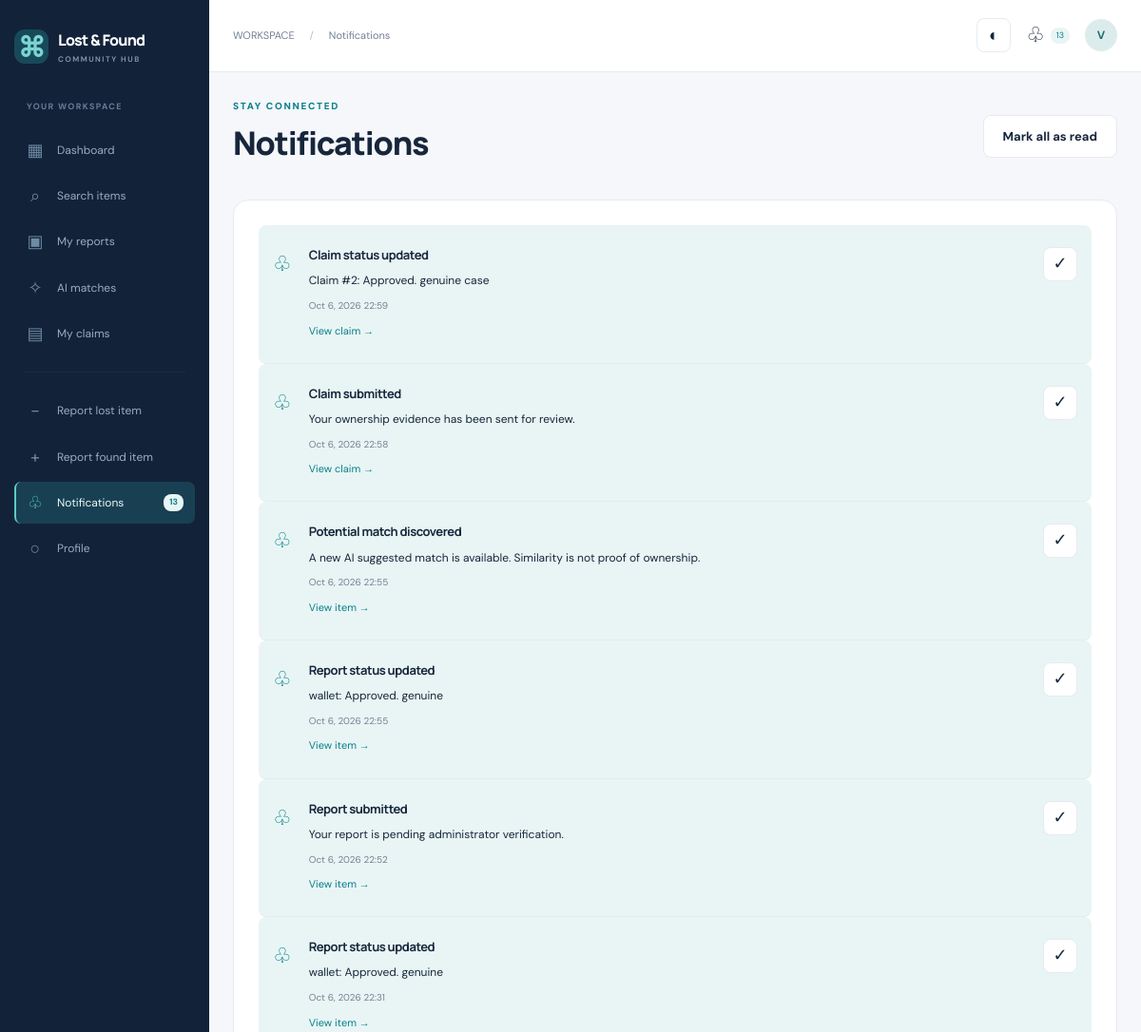
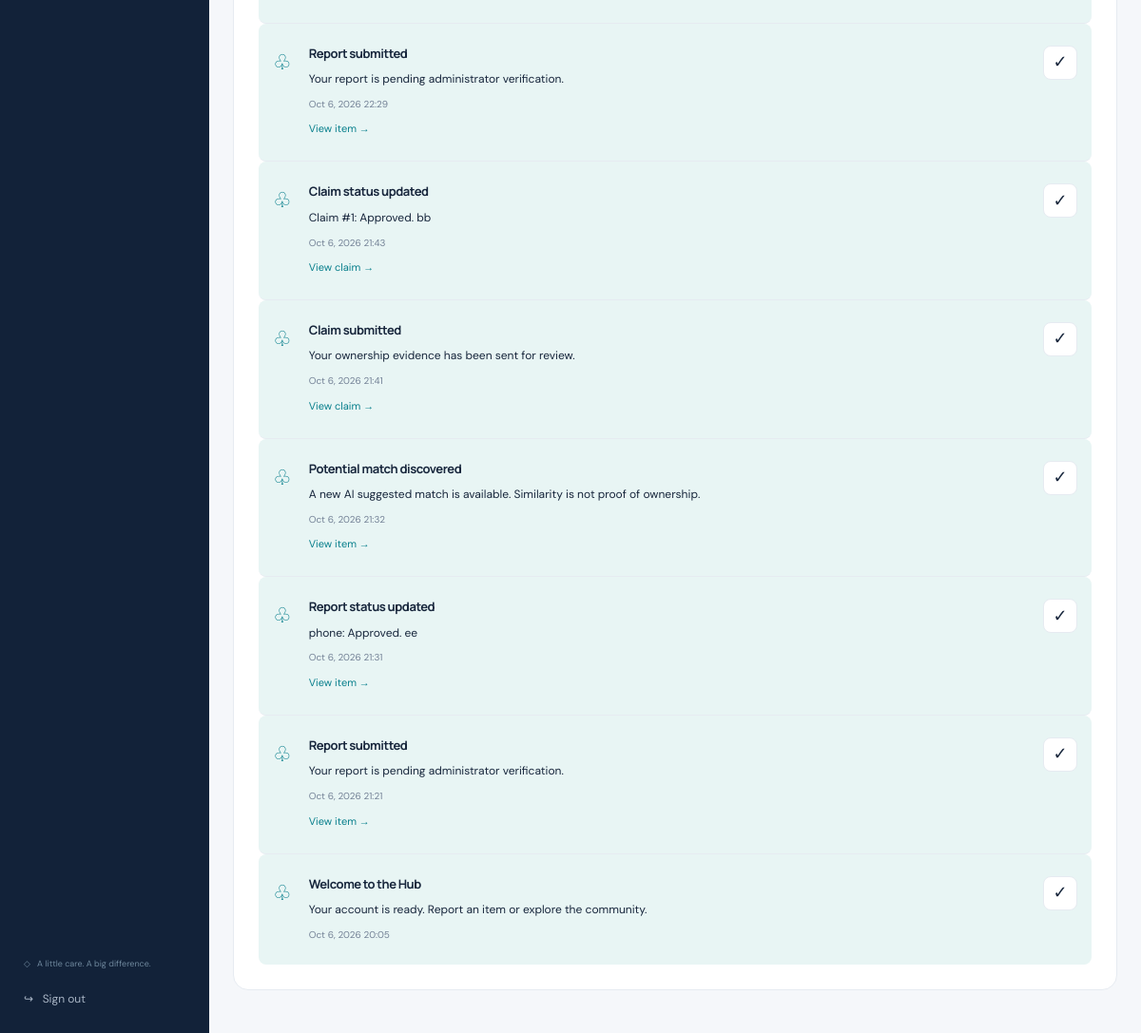
Page /notifications/ (signed in) on the committed database (2 pictures, top to bottom).
### accounts/models.py (models this page shows, shortened)
class User(AbstractUser):
    email = models.EmailField(unique=True)
    full_name = models.CharField(max_length=150)
    phone = models.CharField(
        max_length=20,
        validators=[
            RegexValidator(r"^\+?[0-9 ()-]{7,20}$", "Enter a valid phone number.")
        ],
    )
    avatar = models.ImageField(upload_to=upload_path, blank=True)

### notifications/models.py (models this page shows)
class Notification(models.Model):
    user = models.ForeignKey(
        settings.AUTH_USER_MODEL, on_delete=models.CASCADE, related_name="notifications"
    )
    title = models.CharField(max_length=160)
    message = models.TextField()
    notification_type = models.CharField(max_length=30, default="SYSTEM")
    related_item = models.ForeignKey(
        "items.Item", null=True, blank=True, on_delete=models.SET_NULL
    )
    related_claim = models.ForeignKey(
        "claims.Claim", null=True, blank=True, on_delete=models.SET_NULL
    )
    is_read = models.BooleanField(default=False)
    created_at = models.DateTimeField(auto_now_add=True)
    class Meta:
        ordering = ["-created_at"]

### notifications/views.py (the view)
# urls.py: path("notifications/", notifications.inbox, name="notifications"),
@login_required
def inbox(request):
    return render(
        request,
        "notifications/list.html",
        {
            "title": "Notifications",
            "page_obj": Paginator(request.user.notifications.all(), 20).get_page(
                request.GET.get("page")
            ),
        },
    )

### claims/models.py (called while the page is built)
    def get_absolute_url(self):
        return reverse("claim_detail", args=[self.pk])

### items/models.py (called while the page is built)
    def get_absolute_url(self):
        return reverse("item_detail", args=[self.pk])

### notifications/context_processors.py (called while the page is built)
def inbox(request):
    if not request.user.is_authenticated:
        return {}
    notes = request.user.notifications.filter(is_read=False)
    return {"unread_count": notes.count(), "inbox_preview": notes[:4]}

### templates/notifications/list.html
{% extends 'base.html' %}{% block content %}<div class="page-heading"><div><div class="eyebrow">STAY CONNECTED</div><h1>Notifications</h1></div><form method="post" action="{% url 'notifications_read_all' %}" class="ajax-read">{% csrf_token %}<button class="button secondary">Mark all as read</button></form></div><section class="panel">{% for note in page_obj %}<article class="notification {% if not note.is_read %}unread{% endif %}"><span class="notification-icon">♧</span><div><h3>{{ note.title }}</h3><p>{{ note.message }}</p><small>{{ note.created_at|date:'M j, Y H:i' }}</small>{% if note.related_claim %}<a href="{{ note.related_claim.get_absolute_url }}">View claim →</a>{% elif note.related_item %}<a href="{{ note.related_item.get_absolute_url }}">View item →</a>{% endif %}</div>{% if not note.is_read %}<form method="post" action="{% url 'notification_read' note.pk %}" class="ajax-read">{% csrf_token %}<button class="icon-button" aria-label="Mark {{ note.title }} as read">✓</button></form>{% endif %}</article>{% empty %}<div class="empty"><span>♧</span><h2>All quiet for now</h2><p>Your report and claim updates will arrive here.</p></div>{% endfor %}</section>{% include 'components/pagination.html' %}{% endblock %}

### templates/base.html (shortened to what this page needs)
{% load static %}<!doctype html>
<html lang="en"><head><meta charset="utf-8"><meta name="viewport" content="width=device-width,initial-scale=1">
<link rel="stylesheet" href="{% static 'css/main.css' %}"><script src="{% static 'js/main.js' %}" defer></script></head>
<body><a class="skip" href="#main">Skip to content</a>
{% if user.is_authenticated %}
<aside class="sidebar" id="sidebar"><a class="brand" href="{% url 'dashboard' %}"><span class="brand-mark">⌘</span><span>Lost & Found<span class="brand-sub">COMMUNITY HUB</span></span></a>
<button class="drawer-close" aria-label="Close navigation">×</button><div class="workspace-label">{% if user.is_staff %}ADMINISTRATION{% else %}YOUR WORKSPACE{% endif %}</div>
<nav aria-label="Workspace">
{% if user.is_staff %}
<a href="{% url 'admin_dashboard' %}"><span>▦</span> Overview</a><a href="{% url 'admin_users' %}"><span>♙</span> Manage users</a>
<a href="{% url 'admin_items' %}?type=LOST"><span>⌕</span> Lost reports</a><a href="{% url 'admin_items' %}?type=FOUND"><span>◇</span> Found reports</a>
<a href="{% url 'admin_claims' %}"><span>▤</span> Review claims</a><a href="{% url 'admin_categories' %}"><span>⊞</span> Categories</a>
<a href="{% url 'image_search' %}"><span>✧</span> AI matches</a><a href="{% url 'reports' %}"><span>▥</span> Reports & insights</a>
<a href="{% url 'admin_notifications' %}"><span>♧</span> Send notifications</a><a href="{% url 'audit_logs' %}"><span>≡</span> Audit trail</a>
<a href="{% url 'system_settings' %}"><span>⚙</span> Settings</a>
{% else %}
<a href="{% url 'dashboard' %}"><span>▦</span> Dashboard</a><a href="{% url 'item_list' %}"><span>⌕</span> Search items</a>
<a href="{% url 'my_items' %}"><span>▣</span> My reports</a><a href="{% url 'image_search' %}"><span>✧</span> AI matches</a>
<a href="{% url 'claim_list' %}"><span>▤</span> My claims</a>
<div class="nav-divider"></div><a href="{% url 'report_item' 'LOST' %}"><span>−</span> Report lost item</a><a href="{% url 'report_item' 'FOUND' %}"><span>+</span> Report found item</a>
{% endif %}
<a href="{% url 'notifications' %}"><span>♧</span> Notifications <b class="count">{{ unread_count }}</b></a><a href="{% url 'profile' %}"><span>○</span> Profile</a>
</nav><div class="sidebar-bottom"><div class="safe-label">◇ &nbsp; A little care. A big difference.</div><form method="post" action="{% url 'logout' %}">{% csrf_token %}<button class="logout">↪ &nbsp; Sign out</button></form></div></aside>
<div class="app-shell"><header class="topbar"><span class="breadcrumb">WORKSPACE <span>/</span> {{ title }}</span><div class="top-actions"><button class="theme-toggle icon-button" aria-label="Switch color theme">◐</button>
<details class="inbox-menu"><summary aria-label="Open notifications">♧ <span class="count unread-count">{{ unread_count }}</span></summary></details>
<a class="avatar" href="{% url 'profile' %}" aria-label="Your profile">{{ user.username|slice:":1"|upper }}</a></div></header>
{% endif %}
<main id="main" class="{% if user.is_authenticated %}main-content{% else %}public-main{% endif %}">{% block content %}{% endblock %}</main>
{% if user.is_authenticated %}</div>{% else %}<footer><a class="brand" href="{% url 'home' %}">⌘ &nbsp; Lost & Found Hub</a><p>Bringing belongings back. Bringing people together.</p><a href="{% url 'privacy' %}">Terms & privacy</a><span>LOST & FOUND ITEM MANAGEMENT SYSTEM</span></footer>{% endif %}
{% block scripts %}{% endblock %}</body></html>

### rows in the picture
User: username "V"
Notification: title "Claim status updated", message "Claim #2: Approved. genuine case", created_at "Oct 6, 2026 22:59"
Notification: title "Claim submitted", message "Your ownership evidence has been sent for review.", created_at "Oct 6, 2026 22:58"
Notification: title "Potential match discovered", message "A new AI suggested match is available. Similarity is not proof of ownership.", created_at "Oct 6, 2026 22:55"
Notification: title "Report status updated", message "wallet: Approved. genuine", created_at "Oct 6, 2026 22:55"
Notification: title "Report submitted", message "Your report is pending administrator verification.", created_at "Oct 6, 2026 22:52"
Notification: title "Report status updated", message "wallet: Approved. genuine", created_at "Oct 6, 2026 22:31"
Notification: title "Report submitted", message "Your report is pending administrator verification.", created_at "Oct 6, 2026 22:29"
Notification: title "Claim status updated", message "Claim #1: Approved. bb", created_at "Oct 6, 2026 21:43"
Notification: title "Claim submitted", message "Your ownership evidence has been sent for review.", created_at "Oct 6, 2026 21:41"
Notification: title "Potential match discovered", message "A new AI suggested match is available. Similarity is not proof of ownership.", created_at "Oct 6, 2026 21:32"
Notification: title "Report status updated", message "phone: Approved. ee", created_at "Oct 6, 2026 21:31"
Notification: title "Report submitted", message "Your report is pending administrator verification.", created_at "Oct 6, 2026 21:21"
Notification: title "Welcome to the Hub", message "Your account is ready. Report an item or explore the community.", created_at "Oct 6, 2026 20:05"

### other values in the picture
{{ unread_count }} "13"
{{ title }} "Notifications"
